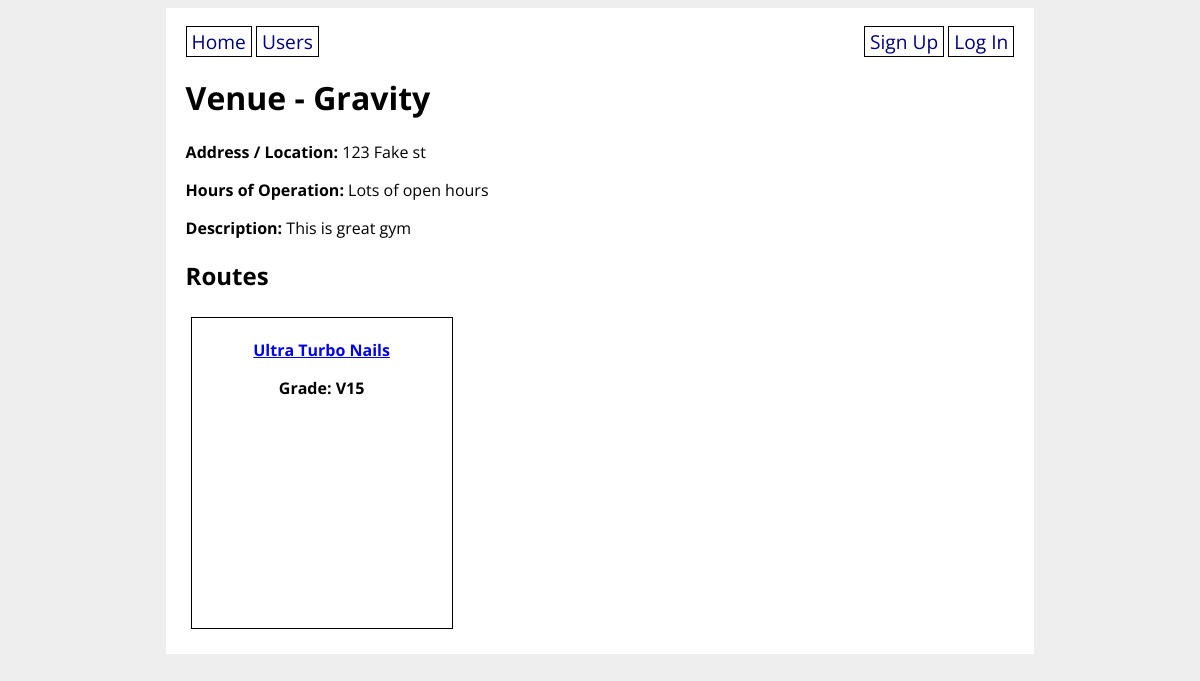
The app's page /venue/1, older data.
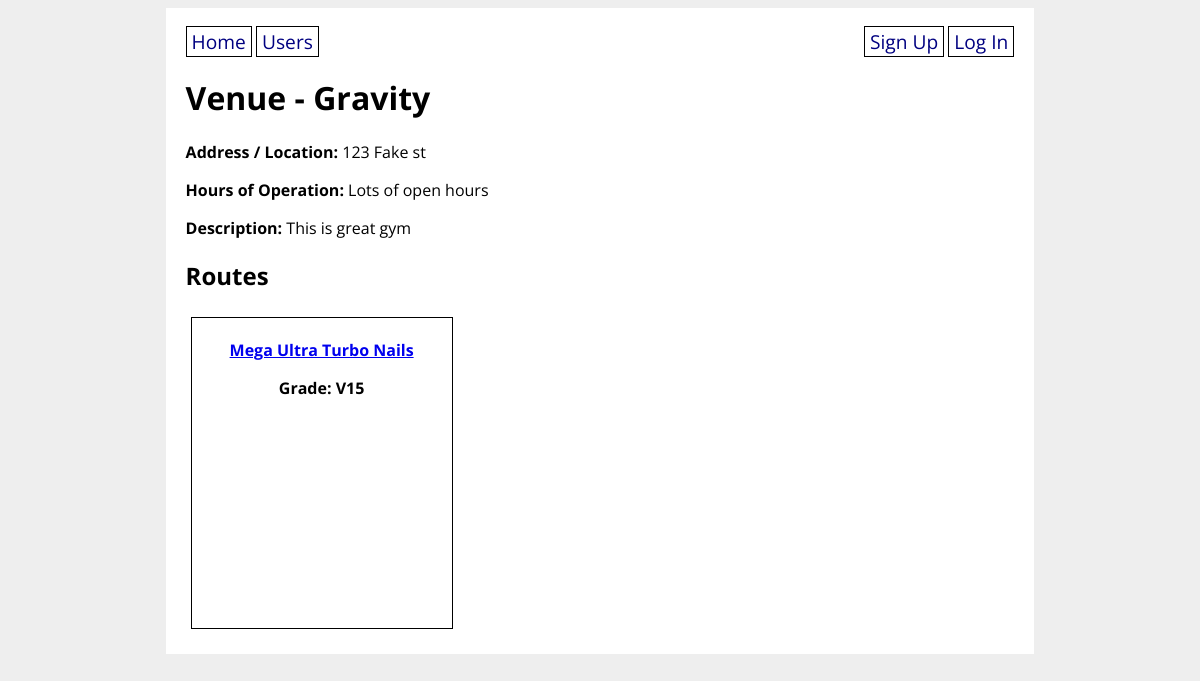
The same page, newer data.
### climbunity_app/models.py (models this page shows, shortened)
class Route(db.Model):
    id = db.Column(db.Integer, primary_key=True)
    venue_id = db.Column(db.Integer, db.ForeignKey('venue.id'), nullable=False)
    setter_id = db.Column(db.Integer, db.ForeignKey('user.id'))
    name = db.Column(db.String(80), nullable=False)
    grade = db.Column(db.String(10), nullable=False)
    photo_url = db.Column(URLType)
    route_set_date = db.Column(db.Date)
    route_takedown_date = db.Column(db.Date)
    projecting_users = db.relationship('User',
        secondary='user_project_lists', back_populates='user_projects'
    )
    ascents_on_route = db.relationship('Ascent',
        secondary='route_ascent_lists', back_populates='routes_ascended'
    )
    possible_route_styles = db.relationship('Style',
        secondary='route_style_lists', back_populates='route_styles'
    )
    route_tags = db.relationship('Tag',
        secondary='route_tag_lists', back_populates='tagged_routes'
    )

### climbunity_app/main/routes.py (the view, shortened to what this page needs)
@main.route('/venue/<venue_id>', methods=['GET', 'POST'])
def venue_detail(venue_id):
    venue = Venue.query.get(venue_id)
    routes = Route.query.filter_by(venue_id=venue_id).all()
    form = VenueForm(obj=venue)
    venue = Venue.query.get(venue_id)
    return render_template('venue_detail.html', form=form, routes=routes, venue=venue)

### climbunity_app/templates/venue_detail.html (shortened to what this page needs)
{% extends 'base.html' %}
{% block content %}
<h1>Venue - {{ venue.name }}</h1>
<p><strong>Address / Location:</strong> {{ venue.address }}</p>
<p><strong>Hours of Operation:</strong> {{ venue.open_hours }}</p>
<p><strong>Description:</strong> {{ venue.description }}</p>
<h2>Routes</h2>
<div class="routes">
    {% for route in routes %}
    <div class="route-details">
        <a href="/route/{{ route.id }}">
        <p><strong>{{ route.name }}</strong></p></a>
        <p><strong>Grade: {{ route.grade }}</strong></p>
    </div>
    {% endfor %}
</div>
{% endblock %}

Row changes from the older to the newer data that the page shows:
changed Route: name "Ultra Turbo Nails" → "Mega Ultra Turbo Nails"
